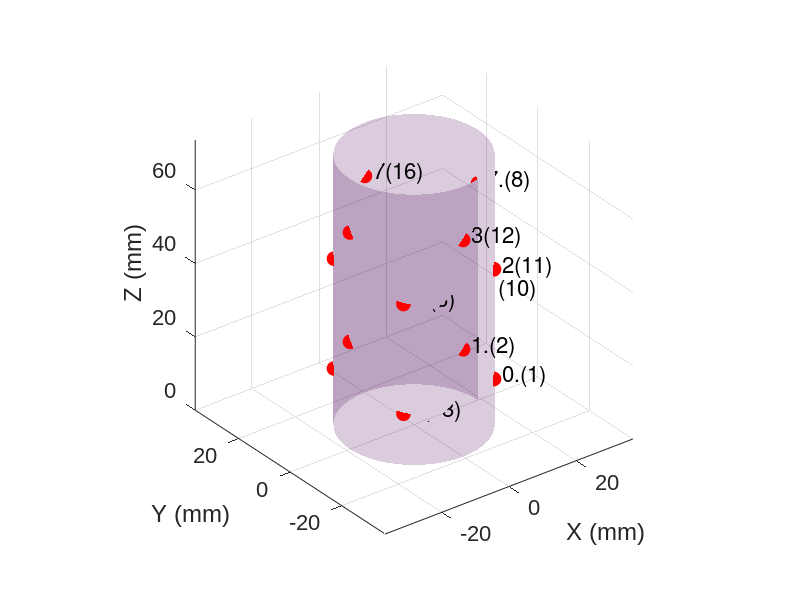
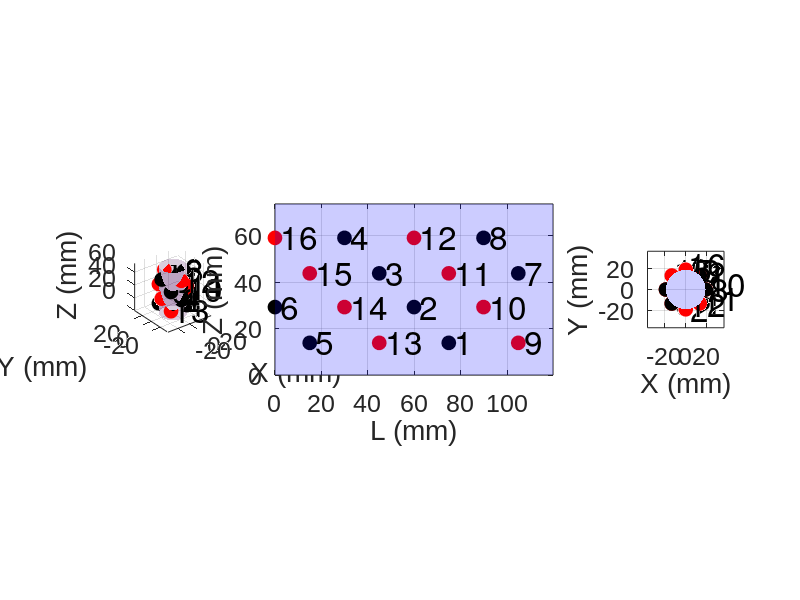

Recreate these plots in MATLAB, in order.
%%
in2mm=25.4;
%Diameter = 1.5*in2mm+8; % mm
Diameter = 1.5*in2mm; % mm
Length = 2.9*in2mm; % mm
%sensor_id = 1:8;
L0=.414; L1=.989; L2=1.59; L3=2.162; L4=2.768;
Axial = Length-[L4-L0; L3-L0; L2-L0; L1-L0; L4-L0; L3-L0; L2-L0; L1-L0]*in2mm; % mm
Azimuth = [pi/4; pi/2; 3*pi/4; pi; 5*pi/4; 3*pi/2; 7*pi/4; 2*pi]; 
Axial_d = Length-[L4-L0; L3-L0; L2-L0; L1-L0; L4-L0; L3-L0; L2-L0; L1-L0]*in2mm; % mm
Azimuth_d = [3*pi/4; pi; 5*pi/4; 3*pi/2; 7*pi/4; 2*pi; pi/4; pi/2]; 
sensor_id = 8:-1:1;
channel_id = 0:7;
% sensor: 7, 8, 6, 5, 4, 3, 1, 2 
% channel: 0, 1, 3, 4, 5, 6, 7, 8
% plug_height = 10; % mm

%% plot cylinder
R=[Diameter/2 Diameter/2];
x0=0; y0=0; z0=0;
N=100;
[X,Y,Z] = cylinder(R,N);
testsubjectO = surf(X+x0,Y+y0,Z*Length+z0);
set(testsubjectO,'FaceAlpha',0.2,'EdgeColor','red','EdgeAlpha',0,'DiffuseStrength',1,'AmbientStrength',1)
axis equal
set(gca,'fontname','arial','fontsize',16)
xlabel('X (mm)')
ylabel('Y (mm)')
zlabel('Z (mm)')
hold on

%plot sensor: channel 1-8
xr = Diameter/2 * sin(Azimuth);
yr = Diameter/2 * cos(Azimuth);
zr = Axial;
plot3(xr, yr, zr, 'ro', 'markersize', 10, 'markerfacecolor','r','markeredgecolor','r')
for i = 1:8
    %text(xr(i)+ 2.5, yr(i), zr(i),[num2str(channel_id(i)) '(' num2str(sensor_id(i)) ')'],'fontsize',16)
    text(xr(i)+ 2.5, yr(i), zr(i),[num2str(channel_id(i)) '(' num2str(i+8) ')'],'fontsize',16)

end

% plot sensor: channel 1.-8.
xr_d = Diameter/2 * sin(Azimuth_d);
yr_d = Diameter/2 * cos(Azimuth_d);
zr_d = Axial_d;
plot3(xr_d, yr_d, zr_d, 'ro', 'markersize', 10, 'markerfacecolor','r','markeredgecolor','r')
for i = 1:8
    %text(xr_d(i)+ 2.5, yr_d(i), zr_d(i),[num2str(channel_id(i)) '.(' num2str(sensor_id(i)) '.)'],'fontsize',16)
    text(xr_d(i)+ 2.5, yr_d(i), zr_d(i),[num2str(channel_id(i)) '.(' num2str(i) ')'],'fontsize',16)
end

% %% views
% subplot(2,2,1)
% R=[Diameter/2 Diameter/2];
% x0=0; y0=0; z0=0;
% N=100;
% [X,Y,Z] = cylinder(R,N);
% testsubjectO = surf(X+x0,Y+y0,Z*Length+z0);
% set(testsubjectO,'FaceAlpha',0.4,'EdgeColor','red','EdgeAlpha',0,'DiffuseStrength',1,'AmbientStrength',1)
% axis equal
% set(gca,'fontname','arial','fontsize',16)
% xlabel('X (mm)')
% ylabel('Y (mm)')
% zlabel('Z (mm)')
% hold on
% 
% xr = Diameter/2 * sin(Azimuth);
% yr = Diameter/2 * cos(Azimuth);
% zr = Axial - 10;
% plot3(xr, yr, zr, 'ro', 'markersize', 10, 'markerfacecolor','r','markeredgecolor','r')
% for i = 1:8
%     text(xr(i)+ 2.5, yr(i), zr(i),[num2str(channel_id(i)) '(' num2str(sensor_id(i)) ')'],'fontsize',16)
% end
% 
% subplot(2,2,2)
% R=[Diameter/2 Diameter/2];
% x0=0; y0=0; z0=0;
% N=100;
% [X,Y,Z] = cylinder(R,N);
% testsubjectO = surf(X+x0,Y+y0,Z*Length+z0);
% set(testsubjectO,'FaceAlpha',0.4,'EdgeColor','red','EdgeAlpha',0,'DiffuseStrength',1,'AmbientStrength',1)
% axis equal
% set(gca,'fontname','arial','fontsize',16)
% xlabel('X (mm)')
% ylabel('Y (mm)')
% zlabel('Z (mm)')
% hold on
% xr = Diameter/2 * sin(Azimuth);
% yr = Diameter/2 * cos(Azimuth);
% zr = Axial - 10;
% plot3(xr, yr, zr, 'ro', 'markersize', 10, 'markerfacecolor','r','markeredgecolor','r')
% for i = 1:8
%     text(xr(i)+ 2.5, yr(i), zr(i),[num2str(channel_id(i)) '(' num2str(sensor_id(i)) ')'],'fontsize',16)
% end
% view(0,0)
% 
% subplot(2,2,3)
% R=[Diameter/2 Diameter/2];
% x0=0; y0=0; z0=0;
% N=100;
% [X,Y,Z] = cylinder(R,N);
% testsubjectO = surf(X+x0,Y+y0,Z*Length+z0);
% set(testsubjectO,'FaceAlpha',0.4,'EdgeColor','red','EdgeAlpha',0,'DiffuseStrength',1,'AmbientStrength',1)
% axis equal
% set(gca,'fontname','arial','fontsize',16)
% xlabel('X (mm)')
% ylabel('Y (mm)')
% zlabel('Z (mm)')
% hold on
% xr = Diameter/2 * sin(Azimuth);
% yr = Diameter/2 * cos(Azimuth);
% zr = Axial - 10;
% plot3(xr, yr, zr, 'ro', 'markersize', 10, 'markerfacecolor','r','markeredgecolor','r')
% for i = 1:8
%     text(xr(i)+ 2.5, yr(i), zr(i),[num2str(channel_id(i)) '(' num2str(sensor_id(i)) ')'],'fontsize',16)
% end
% view(90,0)
% 
% subplot(2,2,4)
% R=[Diameter/2 Diameter/2];
% x0=0; y0=0; z0=0;
% N=100;
% [X,Y,Z] = cylinder(R,N);
% testsubjectO = surf(X+x0,Y+y0,Z*Length+z0);
% set(testsubjectO,'FaceAlpha',0.4,'EdgeColor','red','EdgeAlpha',0,'DiffuseStrength',1,'AmbientStrength',1)
% axis equal
% set(gca,'fontname','arial','fontsize',16)
% xlabel('X (mm)')
% ylabel('Y (mm)')
% zlabel('Z (mm)')
% hold on
% r1=Diameter/2; %inch
% theta1=0:pi/18:2*pi;
% x1=r1*cos(theta1); y1=r1*sin(theta1);
% testsubject3 = patch(x1+x0,y1+y0,12*ones(size(x1)),'b');
% set(testsubject3,'FaceAlpha',0.4,'EdgeColor','red','EdgeAlpha',0,'DiffuseStrength',1,'AmbientStrength',1)
% xr = Diameter/2 * sin(Azimuth);
% yr = Diameter/2 * cos(Azimuth);
% zr = Axial - 10;
% plot3(xr, yr, zr, 'ro', 'markersize', 10, 'markerfacecolor','r','markeredgecolor','r')
% for i = 1:8
%     text(xr(i)+ 2.5, yr(i), zr(i),[num2str(channel_id(i)) '(' num2str(sensor_id(i)) ')'],'fontsize',16)
% end
% view(0,90)

%% views
figure
subplot(1,4,1)
R=[Diameter/2 Diameter/2];
x0=0; y0=0; z0=0;
N=100;
[X,Y,Z] = cylinder(R,N);
testsubjectO = surf(X+x0,Y+y0,Z*Length+z0);
set(testsubjectO,'FaceAlpha',0.2,'EdgeColor','red','EdgeAlpha',0,'DiffuseStrength',1,'AmbientStrength',1)
axis equal
set(gca,'fontname','arial','fontsize',18)
xlabel('X (mm)')
ylabel('Y (mm)')
zlabel('Z (mm)')
hold on

%plot sensor: channel 1-8
plot3(xr, yr, zr, 'ro', 'markersize', 10, 'markerfacecolor','r','markeredgecolor','r')
for i = 1:8
    text(xr(i)+ 2.5, yr(i), zr(i),num2str(i+8),'fontsize',24)
end

% plot sensor: channel 1.-8.
plot3(xr_d, yr_d, zr_d, 'ko', 'markersize', 10, 'markerfacecolor','k','markeredgecolor','k')
for i = 1:8
    %text(xr_d(i)+ 2.5, yr_d(i), zr_d(i),[num2str(channel_id(i)) '.(' num2str(sensor_id(i)) '.)'],'fontsize',16)
    text(xr_d(i)+ 2.5, yr_d(i), zr_d(i),num2str(i),'fontsize',24)

end


subplot(1,4,2:3)
l = Diameter/2 * (2*pi - Azimuth);
l_d = Diameter/2 * (2*pi - Azimuth_d);
plot(l,zr,'ro', 'markersize', 10, 'markerfacecolor','r','markeredgecolor','r'); hold on
plot(l_d,zr_d,'ko', 'markersize', 10, 'markerfacecolor','k','markeredgecolor','k')

axis equal
xlim([0 Diameter*pi])
ylim([0 Length])
testsubject3 = patch([0 Diameter*pi Diameter*pi 0],[0 0 Length Length],'b');
set(testsubject3,'FaceAlpha',0.2,'EdgeColor','red','EdgeAlpha',0,'DiffuseStrength',1,'AmbientStrength',1)
set(gca,'fontname','arial','fontsize',18)
xlabel('L (mm)')
ylabel('Z (mm)')
for i = 1:8
    %text(l(i) + 2.5, zr(i),[num2str(channel_id(i)) '(' num2str(sensor_id(i)) ')'],'fontsize',16)
    text(l(i) + 2.5, zr(i),num2str(i+8),'fontsize',24)

end
for i = 1:8
    %text(l_d(i) + 2.5, zr_d(i),[num2str(channel_id(i)) '.(' num2str(sensor_id(i)) '.)'],'fontsize',16)
    text(l_d(i) + 2.5, zr_d(i),num2str(i),'fontsize',24)
end
grid on

subplot(1,4,4)
R=[Diameter/2 Diameter/2];
x0=0; y0=0; z0=0;
N=100;
[X,Y,Z] = cylinder(R,N);
testsubjectO = surf(X+x0,Y+y0,Z*Length+z0);
set(testsubjectO,'FaceAlpha',0.4,'EdgeColor','red','EdgeAlpha',0,'DiffuseStrength',1,'AmbientStrength',1)
axis equal
set(gca,'fontname','arial','fontsize',18)
xlabel('X (mm)')
ylabel('Y (mm)')
zlabel('Z (mm)')
hold on
r1=Diameter/2; %inch
theta1=0:pi/18:2*pi;
x1=r1*cos(theta1); y1=r1*sin(theta1);
testsubject4 = patch(x1+x0,y1+y0,Length*ones(size(x1)),'b');
set(testsubject4,'FaceAlpha',0.2,'EdgeColor','red','EdgeAlpha',0,'DiffuseStrength',1,'AmbientStrength',1)
% plot sensor: channel 0-7
plot3(xr, yr, zr, 'ro', 'markersize', 10, 'markerfacecolor','r','markeredgecolor','r')
for i = 1:8
    %text(xr(i)+ 2.5, yr(i)+2.5, zr(i),[num2str(channel_id(i)) '(' num2str(sensor_id(i)) ')'],'fontsize',16)
    text(xr(i)+ 2.5, yr(i)+5, zr(i),num2str(i+8),'fontsize',24)
end

% plot sensor: channel 0.-7.
plot3(xr_d, yr_d, zr_d, 'ko', 'markersize', 10, 'markerfacecolor','k','markeredgecolor','k')
for i = 1:8
    %text(xr_d(i)+ 2.5, yr_d(i), zr_d(i),[num2str(channel_id(i)) '.(' num2str(sensor_id(i)) '.)'],'fontsize',16)
    text(xr_d(i)+ 5, yr_d(i), zr_d(i),num2str(i),'fontsize',24)
end

view(0,90)
box on